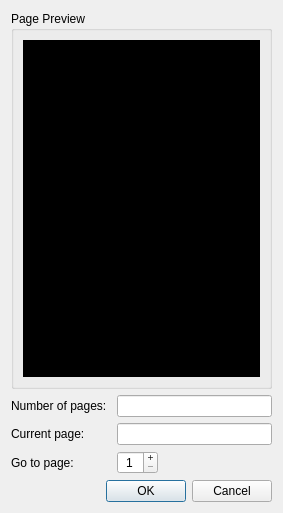
<?xml version="1.0" encoding="UTF-8"?>
<ui version="4.0">
 <class>GoPageDialog</class>
 <widget class="QDialog" name="GoPageDialog">
  <property name="geometry">
   <rect>
    <x>0</x>
    <y>0</y>
    <width>283</width>
    <height>513</height>
   </rect>
  </property>
  <property name="windowTitle">
   <string>Go to Page</string>
  </property>
  <property name="windowIcon">
   <iconset resource="../resource/main_window.qrc">
    <normaloff>:/icons/elementary3-icon-theme/actions/48/search.svg</normaloff>:/icons/elementary3-icon-theme/actions/48/search.svg</iconset>
  </property>
  <property name="modal">
   <bool>true</bool>
  </property>
  <layout class="QVBoxLayout" name="verticalLayout">
   <item>
    <layout class="QVBoxLayout" name="verticalLayout_2">
     <item>
      <widget class="QGroupBox" name="groupBox">
       <property name="title">
        <string>Page Preview</string>
       </property>
       <layout class="QVBoxLayout" name="verticalLayout_3">
        <item>
         <widget class="QScrollArea" name="scrollArea">
          <property name="styleSheet">
           <string notr="true">background-color: rgb(0, 0, 0);</string>
          </property>
          <property name="frameShape">
           <enum>QFrame::NoFrame</enum>
          </property>
          <property name="frameShadow">
           <enum>QFrame::Sunken</enum>
          </property>
          <property name="verticalScrollBarPolicy">
           <enum>Qt::ScrollBarAlwaysOff</enum>
          </property>
          <property name="horizontalScrollBarPolicy">
           <enum>Qt::ScrollBarAlwaysOff</enum>
          </property>
          <property name="widgetResizable">
           <bool>true</bool>
          </property>
          <property name="alignment">
           <set>Qt::AlignCenter</set>
          </property>
          <widget class="QWidget" name="scrollAreaWidgetContents_2">
           <property name="geometry">
            <rect>
             <x>0</x>
             <y>0</y>
             <width>237</width>
             <height>323</height>
            </rect>
           </property>
           <layout class="QHBoxLayout" name="horizontalLayout">
            <item>
             <widget class="QLabel" name="label_icon">
              <property name="text">
               <string/>
              </property>
              <property name="alignment">
               <set>Qt::AlignCenter</set>
              </property>
             </widget>
            </item>
           </layout>
          </widget>
         </widget>
        </item>
       </layout>
      </widget>
     </item>
     <item>
      <layout class="QFormLayout" name="formLayout">
       <property name="fieldGrowthPolicy">
        <enum>QFormLayout::ExpandingFieldsGrow</enum>
       </property>
       <item row="0" column="0">
        <widget class="QLabel" name="label_num_pages">
         <property name="text">
          <string>Number of pages: </string>
         </property>
         <property name="alignment">
          <set>Qt::AlignLeading|Qt::AlignLeft|Qt::AlignVCenter</set>
         </property>
        </widget>
       </item>
       <item row="0" column="1">
        <widget class="QLineEdit" name="lineEdit_num_page">
         <property name="sizePolicy">
          <sizepolicy hsizetype="Expanding" vsizetype="Fixed">
           <horstretch>0</horstretch>
           <verstretch>0</verstretch>
          </sizepolicy>
         </property>
         <property name="maximumSize">
          <size>
           <width>16777214</width>
           <height>16777215</height>
          </size>
         </property>
         <property name="frame">
          <bool>true</bool>
         </property>
         <property name="alignment">
          <set>Qt::AlignCenter</set>
         </property>
         <property name="readOnly">
          <bool>true</bool>
         </property>
        </widget>
       </item>
       <item row="1" column="0">
        <widget class="QLabel" name="label_current_page">
         <property name="text">
          <string>Current page:        </string>
         </property>
         <property name="alignment">
          <set>Qt::AlignLeading|Qt::AlignLeft|Qt::AlignVCenter</set>
         </property>
        </widget>
       </item>
       <item row="1" column="1">
        <widget class="QLineEdit" name="lineEdit_current_page">
         <property name="frame">
          <bool>true</bool>
         </property>
         <property name="alignment">
          <set>Qt::AlignCenter</set>
         </property>
         <property name="readOnly">
          <bool>true</bool>
         </property>
        </widget>
       </item>
       <item row="2" column="0">
        <widget class="QLabel" name="label_go_page">
         <property name="text">
          <string>Go to page:           </string>
         </property>
        </widget>
       </item>
       <item row="2" column="1">
        <widget class="QSpinBox" name="spinBox_go_page">
         <property name="wrapping">
          <bool>false</bool>
         </property>
         <property name="alignment">
          <set>Qt::AlignCenter</set>
         </property>
         <property name="buttonSymbols">
          <enum>QAbstractSpinBox::PlusMinus</enum>
         </property>
         <property name="accelerated">
          <bool>true</bool>
         </property>
         <property name="correctionMode">
          <enum>QAbstractSpinBox::CorrectToPreviousValue</enum>
         </property>
         <property name="suffix">
          <string/>
         </property>
         <property name="minimum">
          <number>1</number>
         </property>
        </widget>
       </item>
      </layout>
     </item>
    </layout>
   </item>
   <item>
    <widget class="QDialogButtonBox" name="buttonBox">
     <property name="orientation">
      <enum>Qt::Horizontal</enum>
     </property>
     <property name="standardButtons">
      <set>QDialogButtonBox::Cancel|QDialogButtonBox::Ok</set>
     </property>
     <property name="centerButtons">
      <bool>false</bool>
     </property>
    </widget>
   </item>
  </layout>
 </widget>
 <resources>
  <include location="../resource/main_window.qrc"/>
 </resources>
 <connections>
  <connection>
   <sender>buttonBox</sender>
   <signal>accepted()</signal>
   <receiver>GoPageDialog</receiver>
   <slot>accept()</slot>
   <hints>
    <hint type="sourcelabel">
     <x>252</x>
     <y>249</y>
    </hint>
    <hint type="destinationlabel">
     <x>157</x>
     <y>253</y>
    </hint>
   </hints>
  </connection>
  <connection>
   <sender>buttonBox</sender>
   <signal>rejected()</signal>
   <receiver>GoPageDialog</receiver>
   <slot>reject()</slot>
   <hints>
    <hint type="sourcelabel">
     <x>320</x>
     <y>249</y>
    </hint>
    <hint type="destinationlabel">
     <x>286</x>
     <y>253</y>
    </hint>
   </hints>
  </connection>
  <connection>
   <sender>spinBox_go_page</sender>
   <signal>valueChanged(int)</signal>
   <receiver>GoPageDialog</receiver>
   <slot>update()</slot>
   <hints>
    <hint type="sourcelabel">
     <x>283</x>
     <y>83</y>
    </hint>
    <hint type="destinationlabel">
     <x>158</x>
     <y>83</y>
    </hint>
   </hints>
  </connection>
 </connections>
 <slots>
  <slot>go_to_page()</slot>
 </slots>
</ui>
